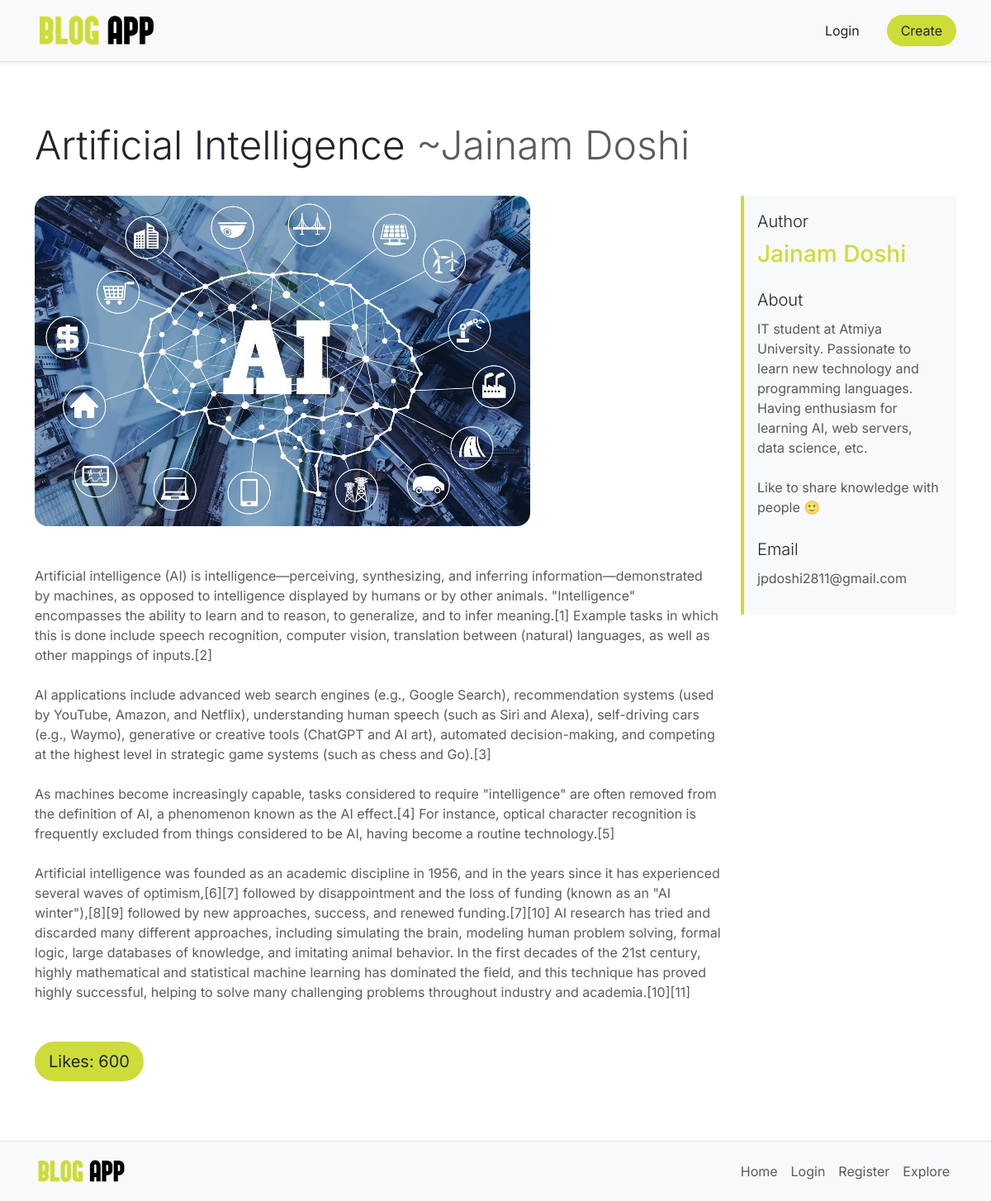
Before: /blog/1/ with the older database file.
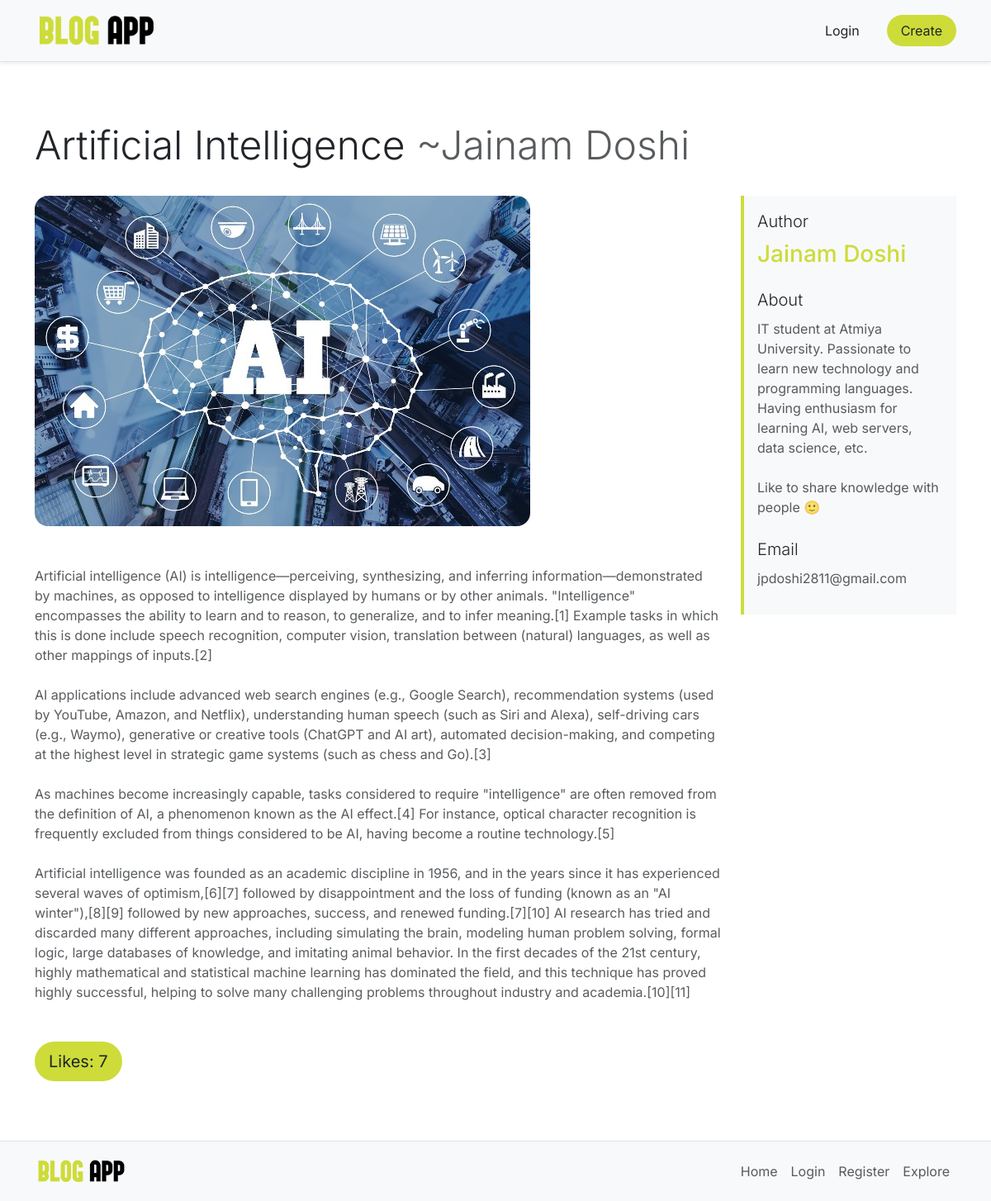
After: the same page with the newer database file.
### blogs/models.py (models this page shows, shortened)
class Blog(models.Model):
	id    = models.AutoField(primary_key=True)
	user  = models.ForeignKey(User, on_delete=models.CASCADE)
	cover = models.ImageField(upload_to="uploads/")
	title = models.CharField(max_length=50)
	pub_date = models.DateField(auto_now=True)
	body  = models.TextField()
	likes = models.IntegerField(default=0)
	def get_blog_by_id(_id):
		blog = Blog.objects.get(id=_id)
		return blog

class User(models.Model):
	id    = models.AutoField(primary_key=True)
	fname = models.CharField(max_length=20)
	lname = models.CharField(max_length=20)
	username = models.CharField(max_length=20)
	email = models.EmailField()
	about = models.TextField()
	password = models.CharField(max_length=16)
	liked_blogs = models.CharField(max_length=100)

### blogs/views.py (the view)
# urls.py: path('blog/<int:id>/', views.blog, name="blog"),
def blog(request, id):
    context = {
        'blog': Blog.get_blog_by_id(id),
    }
    return render(request, "blog.html", context)

### blogs/templates/blog.html
{% extends 'base.html' %}
{% block content %}
<div class="row g-4">
	<h1 class="display-5">
		{{ blog.title }} <span class="text-muted">~{{ blog.user.fname }} {{ blog.user.lname }}</span>
	</h1>
	<div class="col-12 col-lg-9" style="overflow: auto;">
		<img class="rounded-4 mb-5" style="max-width: 100%;" src="{{ blog.cover.url }}">
		<p class="text-muted mb-5">{{ blog.body|linebreaksbr }}</p>
		<a class="btn btn-lg rounded-pill" href="{% url 'like' id=blog.id %}" style="background-color: #cddc39;">Likes: {{blog.likes}}</a>
	</div>
	<div class="col-12 col-lg-3">
		<div class="border-start border-4 p-3 bg-body-tertiary" style="border-color: #cddc39 !important;">
			<p class="lead mb-2">Author</p>
			<h3 class="mb-4" style="color: #cddc39;">{{ blog.user.fname }} {{ blog.user.lname }}</h3>
			<p class="lead mb-2">About</p>
			<p class="mb-4 text-muted">{{ blog.user.about|linebreaksbr }}</p>
			<p class="lead mb-2">Email</p>
			<p class=" text-muted">{{ blog.user.email }}</p>
		</div>
	</div>
</div>
{% endblock %}

### blogs/templates/base.html (shortened to what this page needs)
{% load static %}
<!DOCTYPE html>
<html>
<head>
	<link href="https://cdn.jsdelivr.net/npm/bootstrap@5.3.0/dist/css/bootstrap.min.css" rel="stylesheet">
</head>
<body style="font-family: 'Inter', 'Roboto', Arial; display: flex; flex-direction: column;">
	<nav class="navbar navbar-expand-lg bg-light border-bottom shadow-sm">
	  <div class="container">
	    <a class="navbar-brand" href="/"><img src="{% static 'logo.png' %}" height="48px"></a>
	    <div class="collapse navbar-collapse" id="navbarNav">
	      <ul class="ms-auto navbar-nav gap-3">
			{% if 'user' in request.COOKIES %}
			<li class="nav-item">
				<a href="/blogs" class="btn px-3 btn-dark rounded-pill">Explore</a>
			</li>
			<li class="nav-item">
				<a href="/logout" class="btn px-3 btn-danger rounded-pill">Logout</a>
			</li>
			{% else %}
	        <li class="nav-item">
	          <a href="/login" class="btn px-3">Login</a>
	        </li>
			{% endif %}
	        <li class="nav-item">
	          <a href="/create" class="btn px-3 rounded-pill" style="background-color: #cddc39;">Create</a>
	        </li>
	      </ul>
	    </div>
	  </div>
	</nav>
	<div class="container my-5 py-4">
		{% block content %}{% endblock %}
	</div>
	<footer class="border-top bg-light">
	  <div class="container d-flex flex-wrap justify-content-between align-items-center py-3">
	    <div class="mb-2 mb-md-0">
	      <img src="{% static 'logo.png' %}" height="36px">
	    </div>
	    <ul class="nav justify-content-end">
	      <li class="nav-item"><a href="/" class="nav-link px-2 text-muted">Home</a></li>
	      <li class="nav-item"><a href="/login" class="nav-link px-2 text-muted">Login</a></li>
	      <li class="nav-item"><a href="/register" class="nav-link px-2 text-muted">Register</a></li>
	      <li class="nav-item"><a href="/blogs" class="nav-link px-2 text-muted">Explore</a></li>
	    </ul>
	  </div>
	</footer>
</body>
</html>

Changed rows visible on the page:
changed Blog "Artificial Intelligence": likes "600" → "7"
